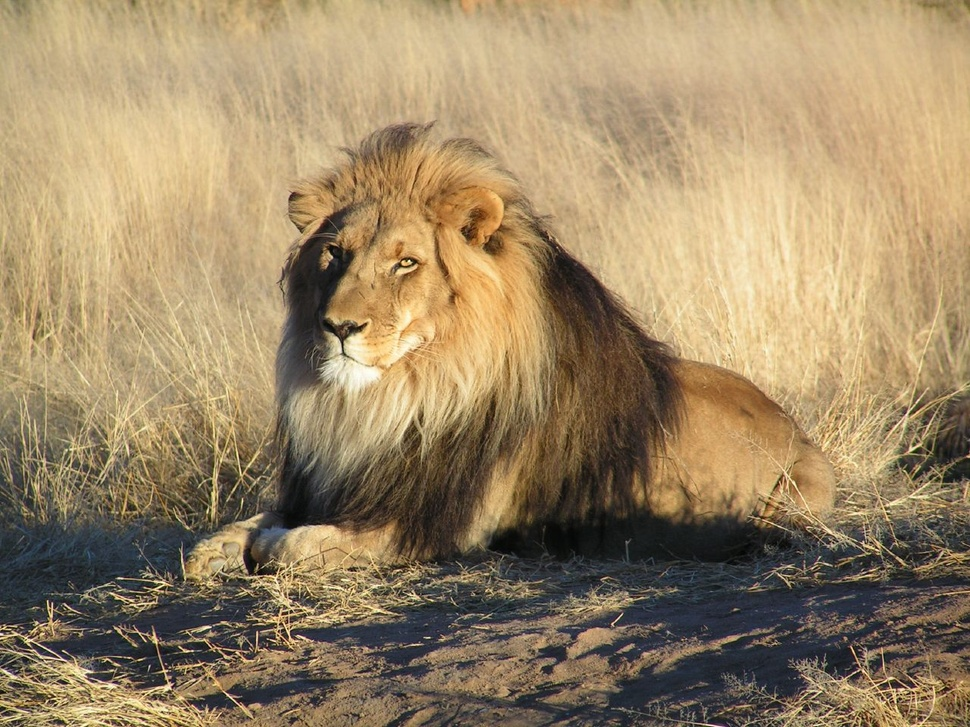
#> input picture image/Lion_waiting_in_Namibia.jpeg, 970 x 727 px, shrunk from 1280 x 960 before the run, found by its file name
$ jupyter execute week_2_Basic_Image_Operations.ipynb
#> lines starting #> are read from the running program, lines starting #| are printed output that depends on the picture
[cell 1]
# Temel Görüntü İşlemleri (BASIC IMAGE OPORATIONS)
# VEYA Görüntü Okuma, Görüntü Gösterme ve Piksel Düzeyinde İşlemler

[cell 2]
# Bu konu başlığı altında yapılan işlemler:
	# 1. Görüntü okuma (image reading) – cv2.imread()
	# 2. Görüntü özelliklerini öğrenme – boyut (height, width, channels)
	# 3. Renk uzayı dönüşümü – BGR → RGB → Grayscale
	# 4. Görüntü kaydetme (image writing) – cv2.imwrite()
	# 5. Piksel değerlerini inceleme (max, min)
	# 6. Piksel normalizasyonu (0–255 → 0–1 aralığı)
	# 7. Görüntülerin matplotlib ile görselleştirilmesi (subplot, cmap)

# Bir resmi okur → boyutlarını inceler → RGB ve griye çevirir → görüntüler → kaydeder
# → piksel değerlerini normalize eder.

[cell 3]
import cv2               # cv2: OpenCV → görüntü okuma, yazma, dönüştürme
import numpy as np       # numpy: sayısal işlemler (piksel değerleriyle oynamak)
import matplotlib.pyplot as plt  # matplotlib: görselleştirme (resimleri göstermek için)
import os

[cell 4]
os.getcwd()

[cell 5]
#cv2.imread(dosya_yolu_adı.uzantısı,0) => görüntüyü gri seviyede (tek kanallı oku)
#cv2.imread(dosya_yolu_adı.uzantısı,1) => görüntüyü rgb (renkli) seviyede (3 kanallı oku)
#cv2.imread(dosya_yolu_adı.uzantısı) => görüntüyü rgb (renkli) seviyede (3 kanallı oku)

my_img = cv2.imread("../image/Lion_waiting_in_Namibia.jpeg")
#> my_img is the input picture: shape (727, 970, 3); mean B, G, R 102.3, 135.3, 156.2

[cell 6]
type(my_img)

[cell 7]
print(my_img.shape)  # Görüntü boyutlarının öğrenilmesi
#| (727, 970, 3)

[cell 8]
# # Görüntü boyutlarını öğrenmek .shape()

print(f"Görüntünün yüksekliği = {my_img.shape[0]}")
#| Görüntünün yüksekliği = 727
print(f"Görüntünün genişliği = {my_img.shape[1]}")
#| Görüntünün genişliği = 970
print(f"Görüntünün kanal sayısı = {my_img.shape[2]}")
#| Görüntünün kanal sayısı = 3

[cell 9]
# RGB (Red-Green-Blue), bilgisayarda renkle 0 ile 255 arasında temsil edilir
# Yani, renkler gösterilirken uint8 veri tipi kullanılır.
# uint8 demek unsignedint8 demektir. İşaretsiz 8 bitlik değer:
# 0 ile 255 arasında (her ikisi de dahil) 256 adet tamsayı vardır.

[cell 10]
# RGB ile Gray level (gri seviye) görüntü arasında sadece kanal ve gösterim
# farkı vardır. Kanal farkı, gri seviye görüntüde 1 kanal vardır, RGB'de ise 3 tane.
# RGB, renkli görüntü gösterirken, gri seviye sadece siyah veya beyaz tonlarında
# renkleri gösterir.

[cell 11]
# cv2 ile BGR kanal sıralamasında okunan görüntüyü RGB kanal sıralamasına dönüştürüyoruz
# BGR → RGB ve Griye dönüştürme
img_rgb_1 = cv2.cvtColor(my_img, cv2.COLOR_BGR2RGB)

[cell 12]
# Görüntülerin gösterilmesi
plt.imshow(img_rgb_1)
plt.axis("off")

[cell 13]
# Renkli (RGB) görüntüyü gri tonlamalı (grayscale) görüntüye dönüştürür
img_gray_1 = cv2.cvtColor(img_rgb_1, cv2.COLOR_RGB2GRAY)
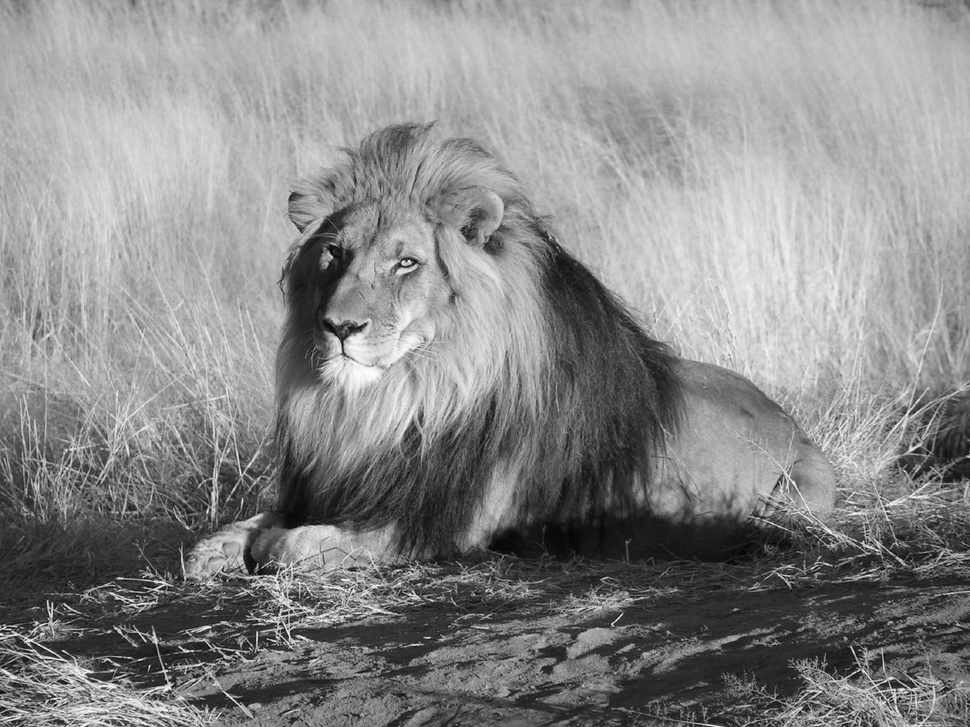
#> img_gray_1: shape (727, 970); min 4, max 253, mean 137.8

[cell 14]
# Gri tonlamalı görüntüyü matplotlib ile gösterir ve eksenleri gizler
plt.imshow(img_gray_1, cmap="gray")
plt.axis("off")

[cell 15]
# Renkli görüntünün boyutlarını (yükseklik, genişlik, kanal sayısı) ekrana yazdırır
print(img_rgb_1.shape)
#| (727, 970, 3)

# Gri tonlamalı görüntünün boyutlarını (yükseklik, genişlik) ekrana yazdırır
print(img_gray_1.shape)
#| (727, 970)

[cell 16]
# RGB görüntüde (500,500) koordinatındaki pikselin R, G, B değerlerini ekrana yazdırır
print(f"RGB görüntünün piksel değeri = {img_rgb_1[500,500]}")
#| RGB görüntünün piksel değeri = [207 172 116]

# Gri tonlamalı görüntüde (500,500) koordinatındaki tek kanal piksel değerini ekrana yazdırır
print(f"Gri görüntünün piksel değeri = {img_gray_1[500,500]}")
#| Gri görüntünün piksel değeri = 176

[cell 17]
# Görüntünün Yüksekliği satır sayısıyla doğru orantılıdır
# Görüntünün genişliği sütun sayısıyla doğru orantılıdır

[cell 18]
# plt.subplot(nrows, ncols, index) şeklinde kullanılır.
# nrows → toplam satır sayısı
# ncols → toplam sütun sayısı
# index → hangi hücreye çizim yapılacağını belirtir (soldan sağa, üstten alta)

# plt.subplot(1,2,1)
# 1 satır, 2 sütunluk tablo içinde **ilk hücreyi aktif et” ve buraya grafiği çiz

[cell 19]
# Tek bir plot içerisinde alt plotlarla (subplot) birden fazla görüntünün
# gösterimi

fig = plt.figure(figsize=(10,7))

# Subplot ile yan yana gösterim
#plt.subplot(satır_sayısı,sütun_sayısı,o anki gösterilecek görüntü)
plt.subplot(1,2,1)
plt.imshow(img_rgb_1)
plt.axis("off")
plt.title("RGB Image")

plt.subplot(1,2,2)
plt.imshow(img_gray_1,cmap="gray")
plt.axis("off")
plt.title("Gray Level Image")


plt.tight_layout()
plt.savefig("My_image_with_subplot.png",dpi=300)
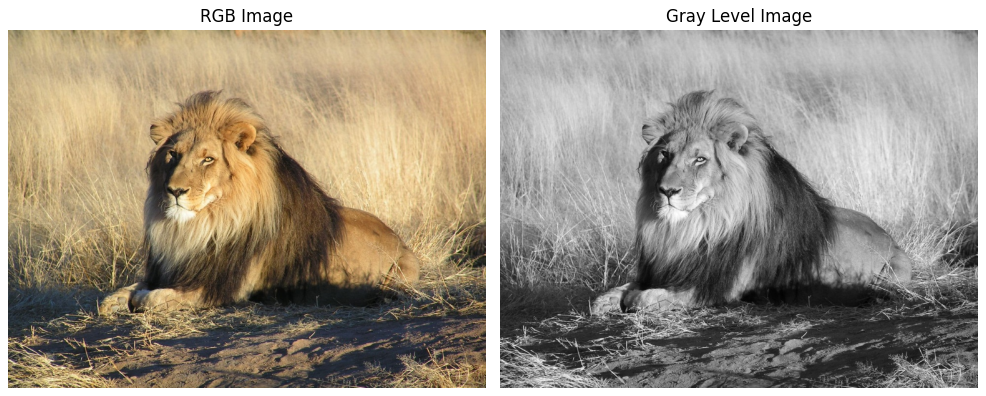
#> figure drawn by matplotlib, 2 panels
plt.show()

[cell 20]
# Görüntünün kaydedilmesi: Görüntü dosya olarak bilgisayara kaydedilir.
cv2.imwrite("my_rgb_image.png",my_img)
#> Out = True

[cell 21]
# Piksel değerlerinin incelenmesi
# Görüntüdeki en parlak (max) ve en karanlık (min) piksel değerlerini bulur.
#Genelde 0 (siyah) – 255 (beyaz) aralığındadır.

print(f"Görüntüde yer alan en yüksek piksel değeri = {np.max(my_img)}")
#| Görüntüde yer alan en yüksek piksel değeri = 255
print(f"Görüntüde yer alan en düşük piksel değeri = {np.min(my_img)}")
#| Görüntüde yer alan en düşük piksel değeri = 0

[cell 22]
# Görüntüde Piksel Normalizasyon
# En düşük piksel değeri 0 ve en yüksek piksel değeri 255 olduğu için
# Piksel değerlerini 0–255 aralığından 0–1 aralığına dönüştürür.

img_rgb_2 = img_rgb_1 / 255.0

[cell 23]
plt.imshow(img_rgb_2)
plt.axis("off")

[cell 24]
# RGB görüntüdeki en yüksek piksel değerini ekrana yazdırır
print(f"Görüntüde yer alan en yüksek piksel değeri = {np.max(img_rgb_1)}")
#| Görüntüde yer alan en yüksek piksel değeri = 255

# RGB görüntüdeki en düşük piksel değerini ekrana yazdırır
print(f"Görüntüde yer alan en düşük piksel değeri = {np.min(img_rgb_1)}")
#| Görüntüde yer alan en düşük piksel değeri = 0

# Görsel ayırıcı çizgi
print("-"*50)

# Normalize edilmiş görüntüdeki en yüksek piksel değerini ekrana yazdırır
print(f"Normalize görüntüde yer alan en yüksek piksel değeri = {np.max(img_rgb_2)}")
#| Normalize görüntüde yer alan en yüksek piksel değeri = 1.0

# Normalize edilmiş görüntüdeki en düşük piksel değerini ekrana yazdırır
print(f"Normalize görüntüde yer alan en düşük piksel değeri = {np.min(img_rgb_2)}")
#| Normalize görüntüde yer alan en düşük piksel değeri = 0.0
